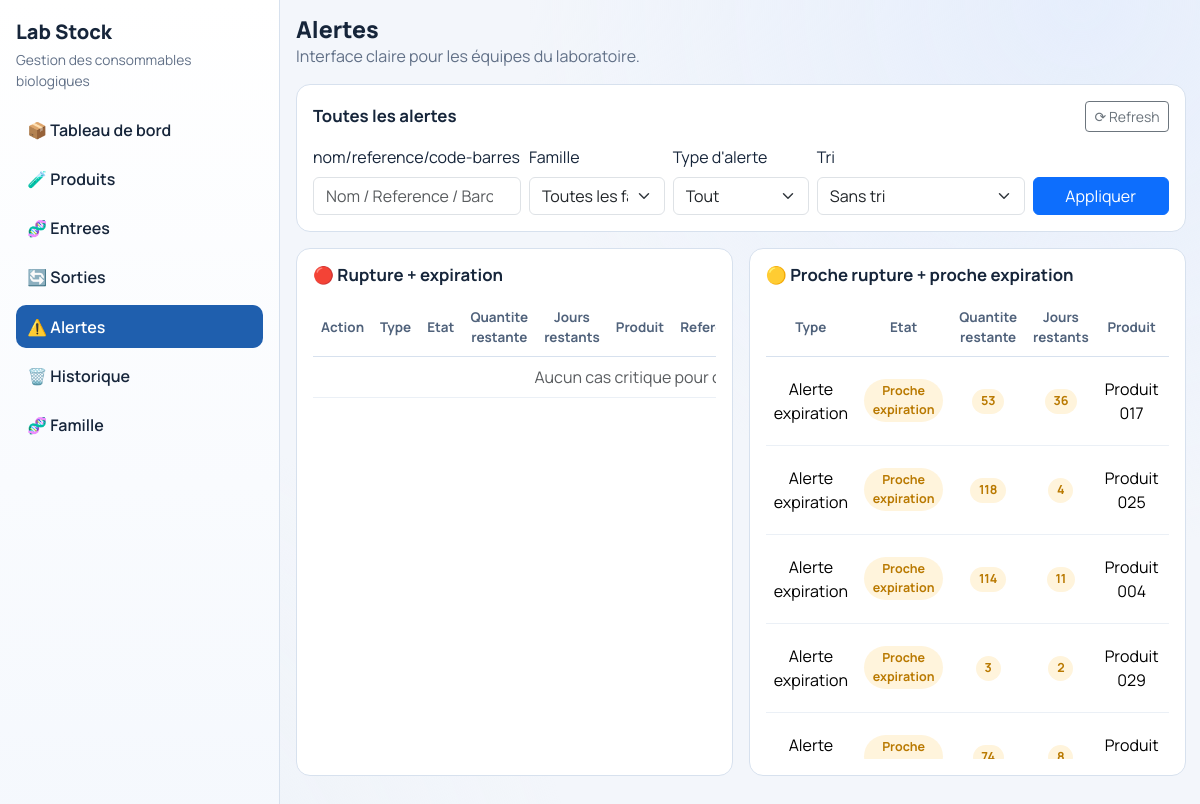
The app's page /alerts/ with its own data.
### core/models.py (models this page shows, shortened)
class Produit(models.Model):
    reference = models.CharField(
        max_length=100,
        unique=True,
        verbose_name="Référence"
    )
    nom = models.CharField(
        max_length=255,
        blank=True,
        null=True,
        verbose_name="Nom du produit"
    )
    barcode = models.CharField(
        max_length=100,
        unique=True,
        verbose_name="Code-barres"
    )
    famille = models.ForeignKey(
        Famille,
        on_delete=models.PROTECT,
        related_name="produits"
    )
    nbr_days_alert = models.PositiveIntegerField(
        default=30,
        verbose_name="Jours avant alerte péremption"
    )
    nbr_qnt_alert = models.PositiveIntegerField(
        default=1,
        verbose_name="Seuil stock minimum"
    )

### core/views.py (the view, shortened to what this page needs)
# urls.py: path('alerts/',alerts ,name='alerts'),
def alerts(request):
    active_page = "alerts"
    today = date.today()
    query = (request.GET.get("q") or "").strip()
    famille_filter = (request.GET.get("famille") or "").strip()
    alert_kind = (request.GET.get("kind") or "all").strip().lower()
    sort_by = (request.GET.get("sort") or "").strip().lower()
    valid_kinds = {"all", "stock", "expiry"}
    valid_sorts = {"", "name", "barcode", "date", "days"}
    if alert_kind not in valid_kinds:
        alert_kind = "all"
    if sort_by not in valid_sorts:
        sort_by = ""
    produits_qs = (
        Produit.objects
        .select_related("famille")
        .annotate(stock_total=Sum("lots__quantite"))
    )
    if query:
        query_lower = query.lower()
        produits_qs = [
            p for p in produits_qs
            if (
                query_lower in (p.nom or "").lower()
                or query_lower in (p.reference or "").lower()
                or query_lower in (p.barcode or "").lower()
            )
        ]
    else:
        produits_qs = list(produits_qs)
    if famille_filter:
        produits_qs = [p for p in produits_qs if str(p.famille_id) == famille_filter]
    critical_alerts = []
    warning_alerts = []
    for p in produits_qs:
        stock_total = p.stock_total or 0
        if alert_kind in {"all", "stock"}:
            stock_label = None
            stock_level = None
            if stock_total <= 0:
                stock_level = "danger"
                stock_label = "Rupture de stock"
            elif stock_total <= p.nbr_qnt_alert:
                stock_level = "near"
                stock_label = "Seuil de stock atteint"
        if alert_kind in {"all", "expiry"} and stock_total > 0:
            product_lots = list(
                p.lots.filter(quantite__gt=0).order_by("date_fin")
            )
            for lot in product_lots:
                days_left = (lot.date_fin - today).days
                if days_left < 0:
                    level = "danger"
                    label = "Expire"
                elif days_left == 0:
                    level = "danger"
                    label = "Expire aujourd'hui"
                elif days_left <= p.nbr_days_alert:
                    level = "near"
                    label = "Proche expiration"
                else:
                    continue
                row = {
                    "type": "expiry",
                    "type_label": "Alerte expiration",
                    "status_label": label,
                    "status_level": level,
                    "lot_id": lot.id,
                    "produit_id": p.id,
                    "produit_nom": p.nom,
                    "reference": p.reference,
                    "barcode": p.barcode,
                    "famille": p.famille.nom,
                    "stock_total": stock_total,
                    "lot_quantite": lot.quantite,
                    "date_entree": lot.date_entree,
                    "date_fin": lot.date_fin,
                    "days_left": days_left,
                    "min_qte": p.nbr_qnt_alert,
                    "min_jour": p.nbr_days_alert,
                }
                if level == "danger":
                    critical_alerts.append(row)
                else:
                    warning_alerts.append(row)
    if sort_by == "name":
        critical_alerts.sort(key=lambda item: (item.get("produit_nom") or "").lower())
        warning_alerts.sort(key=lambda item: (item.get("produit_nom") or "").lower())
    elif sort_by == "barcode":
        critical_alerts.sort(key=lambda item: (item.get("barcode") or "").lower())
        warning_alerts.sort(key=lambda item: (item.get("barcode") or "").lower())
    familles = Famille.objects.all().order_by("nom")
    context = {
        "active_page": active_page,
        "critical_alerts": critical_alerts,
        "warning_alerts": warning_alerts,
        "familles": familles,
        "query": query,
        "famille_filter": famille_filter,
        "kind_filter": alert_kind,
        "sort_filter": sort_by,
    }
    return render(request, "alerts.html", context)

### templates/alerts.html (shortened to what this page needs)
{% extends "base.html" %}
{% block page_title %}Alertes{% endblock %}
{% block content %}
<div class="panel mb-3">
  <div class="panel-header">
    <h3>Toutes les alertes</h3>
    <a class="btn btn-sm btn-outline-secondary" href="{% url 'alerts' %}">⟳ Refresh</a>
  </div>
  <form method="get" class="row g-2">
    <div class="col-12 col-md-3">
      <label class="form-label">nom/reference/code-barres</label>
      <input
        type="search"
        name="q"
        class="form-control"
        value="{{ query }}"
        placeholder="Nom / Reference / Barcode">
    </div>
    <div class="col-12 col-md-2">
      <label class="form-label">Famille</label>
      <select name="famille" class="form-select">
        <option value="">Toutes les familles</option>
      </select>
    </div>
    <div class="col-12 col-md-2">
      <label class="form-label">Type d'alerte</label>
      <select name="kind" class="form-select">
        <option value="all" {% if kind_filter == "all" %}selected{% endif %}>Tout</option>
      </select>
    </div>
    <div class="col-12 col-md-3">
      <label class="form-label">Tri</label>
      <select name="sort" class="form-select">
        <option value="" {% if sort_filter == "" %}selected{% endif %}>Sans tri</option>
      </select>
    </div>
    <div class="col-12 col-md-2 d-grid align-items-end">
      <button class="btn btn-primary" type="submit">Appliquer</button>
    </div>
  </form>
</div>
<div class="row g-3">
  <div class="col-12 col-xl-6">
    <div class="panel h-100">
      <div class="panel-header"><h3>🔴 Rupture + expiration</h3></div>
      <div class="table-responsive" style="max-height: 460px; overflow-y: auto;">
        <table class="table table-modern align-middle mb-0 alerts-table">
          <thead>
            <tr>
              <th>Action</th>
              <th>Type</th>
              <th>Etat</th>
              <th>Quantite restante</th>
              <th>Jours restants</th>
              <th>Produit</th>
              <th>Reference</th>
            </tr>
          </thead>
          <tbody>
            {% for item in critical_alerts %}
            <tr>
              <td>
                {% if item.type == "expiry" and item.days_left < 0 %}
                <form method="post" action="" onsubmit="return confirm('Supprimer ce lot expire ?');">
                  {% csrf_token %}
                  <input type="hidden" name="action" value="delete_expired_lot">
                  <input type="hidden" name="lot_id" value="{{ item.lot_id }}">
                  <button type="submit" class="btn btn-sm btn-outline-danger">Supprimer</button>
                </form>
                {% elif item.type == "stock" %}
                <a href="{% url 'lots' %}?product={{ item.produit_id }}" class="btn btn-sm btn-outline-success">Ajouter lot</a>
                {% else %}
                <span class="text-muted">-</span>
                {% endif %}
              </td>
              <td>{{ item.type_label }}</td>
              <td><span class="status-pill danger">{{ item.status_label }}</span></td>
              <td>
                {% if item.type == "stock" %}
                <span class="status-pill danger">{{ item.stock_total }}</span>
                {% else %}
                <span class="status-pill danger">{{ item.lot_quantite }}</span>
                {% endif %}
              </td>
              <td>
                {% if item.type == "stock" %}
                <span class="text-muted">-</span>
                {% elif item.days_left == "-" %}
                <span class="text-muted">-</span>
                {% else %}
                <span class="status-pill danger">{{ item.days_left }}</span>
                {% endif %}
              </td>
              <td>{{ item.produit_nom|default:"-" }}</td>
              <td>{{ item.reference }}</td>
              <td>{{ item.barcode }}</td>
              <td>{{ item.famille }}</td>
              <td>{% if item.type == "stock" %}-{% else %}{{ item.date_entree }}{% endif %}</td>
              <td>{% if item.type == "stock" %}-{% else %}{{ item.date_fin }}{% endif %}</td>
            </tr>
            {% empty %}
            <tr><td colspan="11" class="text-center text-muted">Aucun cas critique pour ce filtre.</td></tr>
            {% endfor %}
          </tbody>
        </table>
      </div>
    </div>
  </div>
  <div class="col-12 col-xl-6">
    <div class="panel h-100">
      <div class="panel-header"><h3>🟡 Proche rupture + proche expiration</h3></div>
      <div class="table-responsive" style="max-height: 460px; overflow-y: auto;">
        <table class="table table-modern align-middle mb-0 alerts-table">
          <thead>
            <tr>
              <th>Type</th>
              <th>Etat</th>
              <th>Quantite restante</th>
              <th>Jours restants</th>
              <th>Produit</th>
              <th>Reference</th>
            </tr>
          </thead>
          <tbody>
            {% for item in warning_alerts %}
            <tr>
              <td>{{ item.type_label }}</td>
              <td><span class="status-pill near">{{ item.status_label }}</span></td>
              <td>
                {% if item.type == "stock" %}
                <span class="status-pill near">{{ item.stock_total }}</span>
                {% else %}
                <span class="status-pill near">{{ item.lot_quantite }}</span>
                {% endif %}
              </td>
              <td>
                {% if item.type == "stock" %}
                <span class="text-muted">-</span>
                {% elif item.days_left == "-" %}
                <span class="text-muted">-</span>
                {% else %}
                <span class="status-pill near">{{ item.days_left }}</span>
                {% endif %}
              </td>
              <td>{{ item.produit_nom|default:"-" }}</td>
              <td>{{ item.reference }}</td>
            </tr>
            {% empty %}
            <tr><td colspan="10" class="text-center text-muted">Aucun cas proche pour ce filtre.</td></tr>
            {% endfor %}
          </tbody>
        </table>
      </div>
    </div>
  </div>
</div>
{% endblock %}

### static/style/app.css (style rules this page uses)
:root { --bg: #f3f6fb; --panel: #ffffff; --text: #16253a; --muted: #617087; --line: #d7e1ee; --primary: #1f5fae; --primary-soft: #e9f1fd; --danger: #b4232f; --warning: #b97900; --ok: #178451; }
* { box-sizing: border-box; }
body { margin: 0; font-family: "Manrope", sans-serif; color: var(--text); background: radial-gradient(circle at 90% 0%, #e6eefc 0%, transparent 38%), radial-gradient(circle at 0% 100%, #edf2f8 0%, transparent 38%), var(--bg); }
.panel, .kpi-card { background: var(--panel); border: 1px solid var(--line); border-radius: 14px; padding: 1rem; }
.panel-header { display: flex; align-items: center; justify-content: space-between; gap: 0.9rem; margin-bottom: 0.85rem; }
.panel-header h3 { margin: 0; font-size: 1.05rem; font-weight: 700; }
.table-modern thead th { border-bottom: 1px solid var(--line); color: #50627b; font-size: 0.84rem; font-weight: 700; }
.table-modern tbody td { border-color: #ebf0f6; }
.alerts-table thead th, .alerts-table tbody td { text-align: center; vertical-align: middle; }
.status-pill { display: inline-block; font-size: 0.78rem; border-radius: 999px; padding: 0.2rem 0.55rem; font-weight: 700; }
.status-pill.near { background: #fff4dc; color: var(--warning); }

### records on screen
Produit: produit_nom "Produit 017"
Produit: produit_nom "Produit 025"
Produit: produit_nom "Produit 004"
Produit: produit_nom "Produit 029" "Produit…"

### other values on screen
{{ item.type_label }} "Alerte expiration" "Alerte expiration" "Alerte expiration" "Alerte expiration" "Alerte…"
{{ item.status_label }} "Proche expiration" "Proche expiration" "Proche expiration" "Proche expiration" "Proche…"
{{ item.lot_quantite }} "53" "118" "114" "3"
{{ item.days_left }} "36" "4" "11" "2"
